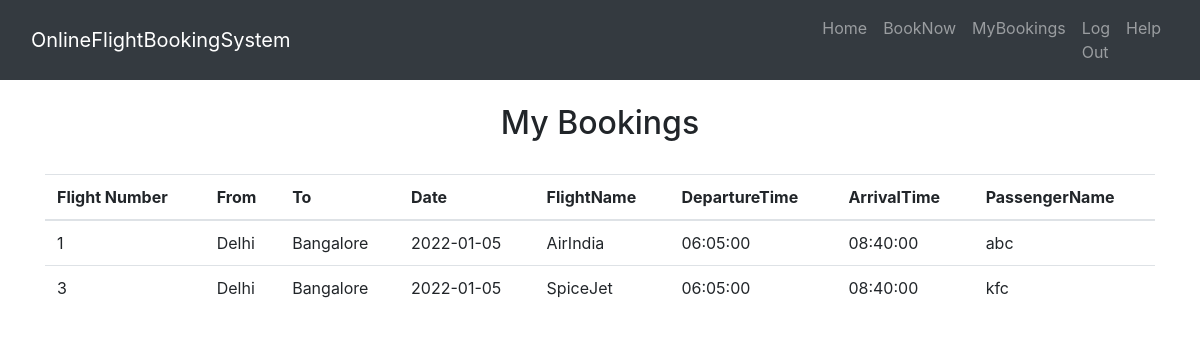
The page /MyBookings.php (signed in) on the database its author committed.
### tables this page shows
CREATE TABLE `flightavailability` (
  `Id` int(11) NOT NULL,
  `PickUp` varchar(255) NOT NULL,
  `DropOff` varchar(255) NOT NULL,
  `FlightName` varchar(255) NOT NULL,
  `Date` date NOT NULL,
  `DepartureTime` time NOT NULL,
  `ArrivalTime` time NOT NULL,
  `SeatsAvailable` int(200) NOT NULL
);

CREATE TABLE `allbookings` (
  `sno.` int(11) NOT NULL,
  `UserId` int(11) NOT NULL,
  `FlightId` int(11) NOT NULL,
  `PassengerName` varchar(255) NOT NULL,
  `Age` int(11) NOT NULL,
  `Gender` varchar(255) NOT NULL,
  `Phone` bigint(20) NOT NULL
);

### mybookingsDB.php (called while the page is built, shortened)
<?php
$con = mysqli_connect('localhost','root');
mysqli_select_db($con,'flightreservation');
$memberId = $_SESSION['member_id'];
$query1 = "SELECT fa.Id, fa.PickUp, fa.DropOff,fa.Date,fa.FlightName,fa.DepartureTime,fa.ArrivalTime,ab.PassengerName
FROM flightavailability as fa
INNER JOIN allbookings as ab
ON fa.Id=ab.FlightId
where ab.UserId= $memberId";
$result =  mysqli_query($con,$query1);
?>

### MyBookings.php (the view, shortened to what this page needs)
<head>
<link rel="stylesheet" href="css/style.css">
  <link rel="stylesheet" href="https://maxcdn.bootstrapcdn.com/bootstrap/4.5.2/css/bootstrap.min.css">
</head>
<?php include 'navbar1.php'; ?>
<h2 class="text-center">My Bookings</h2>
<div class="container mt-2">
    <div class="row">
        <div class="col-md-12">
            <div class="page-header">
                <br>
            </div>
            <table class="table">
              <thead>
                <tr>
                  <th scope="col">Flight Number</th>
                  <th scope="col">From</th>
                  <th scope="col">To</th>
                  <th scope="col">Date</th>
                  <th scope="col">FlightName</th>
                  <th scope="col">DepartureTime</th>
                  <th scope="col">ArrivalTime</th>
                  <th scope="col">PassengerName</th>
                 </tr>
              </thead>
              <tbody>
                <?php include 'myBookingsDB.php';?>
                     <?php if ($result->num_rows > 0): ?>
                <?php while($array=mysqli_fetch_row($result)): ?>
                <tr>
                    <td scope="row"><?php echo $array[0];?></td>
                    <td><?php echo $array[1];?></td>
                    <td><?php echo $array[2];?></td>
                    <td><?php echo $array[3];?></td>
                    <td><?php echo $array[4];?></td>
                    <td><?php echo $array[5];?></td>
                    <td><?php echo $array[6];?></td>
                    <td><?php echo $array[7];?></td>
                </tr>
                <?php endwhile; ?>
                <?php else: ?>
                <tr>
                   <td colspan="3" rowspan="1" headers="">No Data Found</td>
                </tr>
                <?php endif; ?>
              </tbody>
            </table>
        </div>
    </div>
</div>

### navbar1.php (shortened to what this page needs)
<head>
<link rel="stylesheet" href="css/style.css">
  <link rel="stylesheet" href="https://maxcdn.bootstrapcdn.com/bootstrap/4.5.2/css/bootstrap.min.css">
</head>
<div>
<nav class="navbar navbar-expand-lg navbar-dark bg-dark">
  <div class="container-fluid">
    <a class="navbar-brand" href="#">OnlineFlightBookingSystem</a>
    <div class="collapse navbar-collapse" id="navbarSupportedContent">
      <ul class="navbar-nav me-auto mb-2 mb-lg-0">
        <li class="nav-item">
          <a class="nav-link" href="index.php">Home</a>
        </li>
        <li class="nav-item">
          <a class="nav-link" href="book.php">BookNow</a>
        </li>
        <li class="nav-item">
          <a class="nav-link" href="Mybookings.php">MyBookings</a>
        </li>
        <li class="nav-item">
          <a class="nav-link" href="logout.php">Log Out</a>
        </li>
        <li class="nav-item">
          <a class="nav-link" href="help.php">Help</a>
        </li>
      </ul>
    </div>
  </div>
</nav>
</div>

### css/style.css (style rules this page uses)
* { margin:0; padding:0; box-sizing:border-box; }

### rows shown on the page
flightavailability: Id "1", PickUp "Delhi", DropOff "Bangalore", Date "2022-01-05", FlightName "AirIndia", DepartureTime "06:05:00", ArrivalTime "08:40:00", allbookings.PassengerName "abc"
flightavailability: Id "3", PickUp "Delhi", DropOff "Bangalore", Date "2022-01-05", FlightName "SpiceJet", DepartureTime "06:05:00", ArrivalTime "08:40:00", allbookings.PassengerName "kfc"
